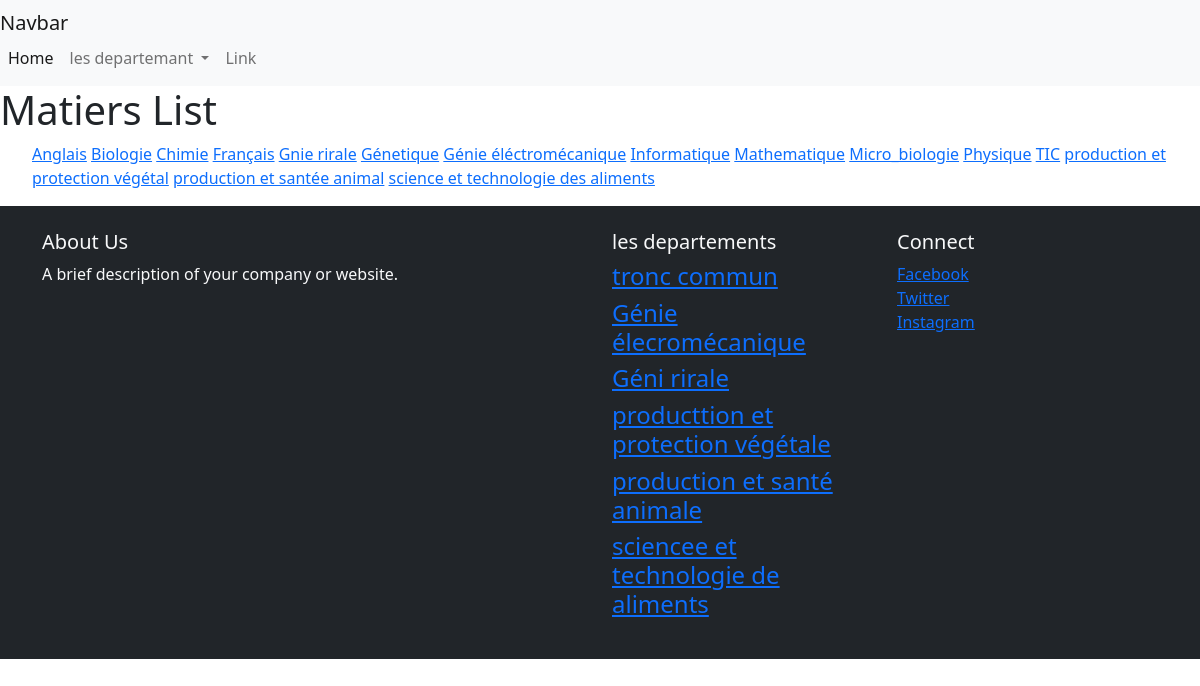
Page /tc/ on the committed database.
### TC/models.py (models this page shows, shortened)
class Matiers1(models.Model):
    name = models.CharField(max_length=255)
    class Meta:
        ordering = ('name',)

### core/views.py (the view)
# urls.py: path('tc/', tc_view, name='tc_view'),
def tc_view(request):
    matiers = Matiers1.objects.all()
    return render(request, "core/tc.html", {
        'matiers': matiers,
    })

### core/templates/core/tc.html
{% extends 'core/base.html'%}
{% block content %}
<section>
    <div>
        <h1>Matiers List</h1>
        <ul>
            {% for matier in matiers %}
            <a href="{% url 'matier_detailtc' matier_id=matier.id %}">{{ matier.name }}</a>
            {% endfor %}
        </ul>
    </div>
</section>
{% endblock %}

### core/templates/core/base.html (shortened to what this page needs)
<!DOCTYPE html>
<html lang="en">
<head>
    <link href="https://cdn.jsdelivr.net/npm/bootstrap@5.0.2/dist/css/bootstrap.min.css" rel="stylesheet">
</head>
<body>
  <nav class="navbar navbar-expand-lg navbar-light bg-light ">
      <div>
      <a class="navbar-brand" href="#">Navbar</a>
      <div class="collapse navbar-collapse" id="navbarSupportedContent">
        <ul class="navbar-nav me-auto mb-2 mb-lg-0">
          <li class="nav-item">
            <a class="nav-link active" aria-current="page" href="#">Home</a>
          </li>
          <li class="nav-item dropdown">
            <a class="nav-link dropdown-toggle" href="#" id="navbarDropdown" role="button" data-bs-toggle="dropdown" aria-expanded="false">
              les departemant
            </a>
          </li>
          <li class="nav-item">
            <a class="nav-link" href="#">Link</a>
          </li>
        </ul>
      </div>
    </div>
  </nav>
    {% block content %}
    {% endblock %}
    <footer class="footer bg-dark text-light py-4">
    <div class="container">
        <div class="row">
            <div class="col-lg-6">
                <h5>About Us</h5>
                <p>A brief description of your company or website.</p>
            </div>
            <div class="col-lg-3">
                <h5>les departements</h5>
                <ul class="list-unstyled">
            <li>
                <a href="{% url 'tc_view' %}" ><h4>  tronc commun</h4></a>
            </li>
            <li>
                <a href="{% url 'gem_view' %}" ><h4> Génie élecromécanique</h4></a>
            </li>
            <li>
                <a href="{% url 'gab_view' %}" ><h4>Géni rirale</h4></a>
            </li>
            <li>
                <a href="{% url 'ppv_view' %}" ><h4>producttion et protection végétale</h4></a>
            </li>
            <li>
                <a href="{% url 'psa_view' %}"><h4> production et santé animale</h4></a>
            </li>
            <li>
                <a href="{% url 'sta_view' %}"><h4> sciencee et technologie de aliments</h4></a>
            </li>
                </ul>
            </div>
            <div class="col-lg-3">
              <h5>Connect</h5>
              <ul class="list-unstyled">
                  <li><a href="#ghhbb"> Facebook</a></li>
                  <li><a href="#"> Twitter</a></li>
                  <li><a href="#"> Instagram</a></li>
              </ul>
            </div>
        </div>
    </div>
</footer>
</body>
</html>

### rows in the picture
Matiers1: name "Anglais"
Matiers1: name "Biologie"
Matiers1: name "Chimie"
Matiers1: name "Français"
Matiers1: name "Gnie rirale"
Matiers1: name "Génetique"
Matiers1: name "Génie éléctromécanique"
Matiers1: name "Informatique"
Matiers1: name "Mathematique"
Matiers1: name "Micro_biologie"
Matiers1: name "Physique"
Matiers1: name "TIC"
Matiers1: name "production et protection végétal"
Matiers1: name "production et santée animal"
Matiers1: name "science et technologie des aliments"
